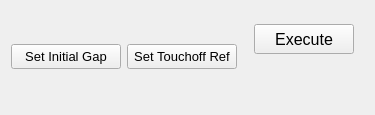
<?xml version="1.0" encoding="UTF-8"?>
<ui version="4.0">
 <class>WidgetFrontPanel_Touchoff</class>
 <widget class="QWidget" name="WidgetFrontPanel_Touchoff">
  <property name="geometry">
   <rect>
    <x>0</x>
    <y>0</y>
    <width>375</width>
    <height>115</height>
   </rect>
  </property>
  <property name="sizePolicy">
   <sizepolicy hsizetype="Fixed" vsizetype="MinimumExpanding">
    <horstretch>0</horstretch>
    <verstretch>0</verstretch>
   </sizepolicy>
  </property>
  <property name="minimumSize">
   <size>
    <width>375</width>
    <height>115</height>
   </size>
  </property>
  <property name="maximumSize">
   <size>
    <width>375</width>
    <height>300</height>
   </size>
  </property>
  <property name="windowTitle">
   <string>Form</string>
  </property>
  <layout class="QGridLayout" name="gridLayout">
   <item row="0" column="0">
    <layout class="QVBoxLayout" name="verticalLayout_2">
     <item>
      <widget class="QPushButton" name="pushButton_TouchoffGap">
       <property name="sizePolicy">
        <sizepolicy hsizetype="Fixed" vsizetype="Fixed">
         <horstretch>0</horstretch>
         <verstretch>0</verstretch>
        </sizepolicy>
       </property>
       <property name="minimumSize">
        <size>
         <width>110</width>
         <height>25</height>
        </size>
       </property>
       <property name="maximumSize">
        <size>
         <width>110</width>
         <height>25</height>
        </size>
       </property>
       <property name="font">
        <font>
         <pointsize>10</pointsize>
        </font>
       </property>
       <property name="text">
        <string>Set Initial Gap</string>
       </property>
      </widget>
     </item>
     <item>
      <layout class="QVBoxLayout" name="verticalLayout_initialGap">
       <property name="spacing">
        <number>1</number>
       </property>
      </layout>
     </item>
    </layout>
   </item>
   <item row="0" column="1">
    <layout class="QVBoxLayout" name="verticalLayout">
     <item>
      <widget class="QPushButton" name="pushButton_TouchoffRef">
       <property name="sizePolicy">
        <sizepolicy hsizetype="Fixed" vsizetype="Fixed">
         <horstretch>0</horstretch>
         <verstretch>0</verstretch>
        </sizepolicy>
       </property>
       <property name="minimumSize">
        <size>
         <width>110</width>
         <height>25</height>
        </size>
       </property>
       <property name="maximumSize">
        <size>
         <width>110</width>
         <height>25</height>
        </size>
       </property>
       <property name="font">
        <font>
         <pointsize>10</pointsize>
        </font>
       </property>
       <property name="text">
        <string>Set Touchoff Ref</string>
       </property>
      </widget>
     </item>
     <item>
      <layout class="QVBoxLayout" name="verticalLayout_touchoffRef">
       <property name="spacing">
        <number>1</number>
       </property>
      </layout>
     </item>
    </layout>
   </item>
   <item row="0" column="2">
    <layout class="QVBoxLayout" name="verticalLayout_3">
     <item>
      <layout class="QHBoxLayout" name="horizontalLayout_2">
       <item>
        <spacer name="horizontalSpacer_2">
         <property name="orientation">
          <enum>Qt::Horizontal</enum>
         </property>
         <property name="sizeHint" stdset="0">
          <size>
           <width>2</width>
           <height>20</height>
          </size>
         </property>
        </spacer>
       </item>
       <item>
        <widget class="QPushButton" name="pushButton_ExecuteTouchoff">
         <property name="sizePolicy">
          <sizepolicy hsizetype="Fixed" vsizetype="Fixed">
           <horstretch>0</horstretch>
           <verstretch>0</verstretch>
          </sizepolicy>
         </property>
         <property name="minimumSize">
          <size>
           <width>100</width>
           <height>30</height>
          </size>
         </property>
         <property name="maximumSize">
          <size>
           <width>100</width>
           <height>30</height>
          </size>
         </property>
         <property name="font">
          <font>
           <pointsize>12</pointsize>
          </font>
         </property>
         <property name="text">
          <string>Execute</string>
         </property>
        </widget>
       </item>
       <item>
        <spacer name="horizontalSpacer_3">
         <property name="orientation">
          <enum>Qt::Horizontal</enum>
         </property>
         <property name="sizeHint" stdset="0">
          <size>
           <width>2</width>
           <height>20</height>
          </size>
         </property>
        </spacer>
       </item>
      </layout>
     </item>
     <item>
      <layout class="QHBoxLayout" name="horizontalLayout">
       <item>
        <spacer name="horizontalSpacer_4">
         <property name="orientation">
          <enum>Qt::Horizontal</enum>
         </property>
         <property name="sizeHint" stdset="0">
          <size>
           <width>2</width>
           <height>20</height>
          </size>
         </property>
        </spacer>
       </item>
       <item>
        <widget class="LED" name="widget_LEDTouchoffStatus" native="true">
         <property name="sizePolicy">
          <sizepolicy hsizetype="Fixed" vsizetype="Fixed">
           <horstretch>0</horstretch>
           <verstretch>0</verstretch>
          </sizepolicy>
         </property>
         <property name="minimumSize">
          <size>
           <width>40</width>
           <height>30</height>
          </size>
         </property>
         <property name="maximumSize">
          <size>
           <width>40</width>
           <height>30</height>
          </size>
         </property>
        </widget>
       </item>
       <item>
        <spacer name="horizontalSpacer_5">
         <property name="orientation">
          <enum>Qt::Horizontal</enum>
         </property>
         <property name="sizeHint" stdset="0">
          <size>
           <width>2</width>
           <height>20</height>
          </size>
         </property>
        </spacer>
       </item>
      </layout>
     </item>
    </layout>
   </item>
  </layout>
 </widget>
 <customwidgets>
  <customwidget>
   <class>LED</class>
   <extends>QWidget</extends>
   <header>LED.h</header>
   <container>1</container>
  </customwidget>
 </customwidgets>
 <resources/>
 <connections/>
</ui>
